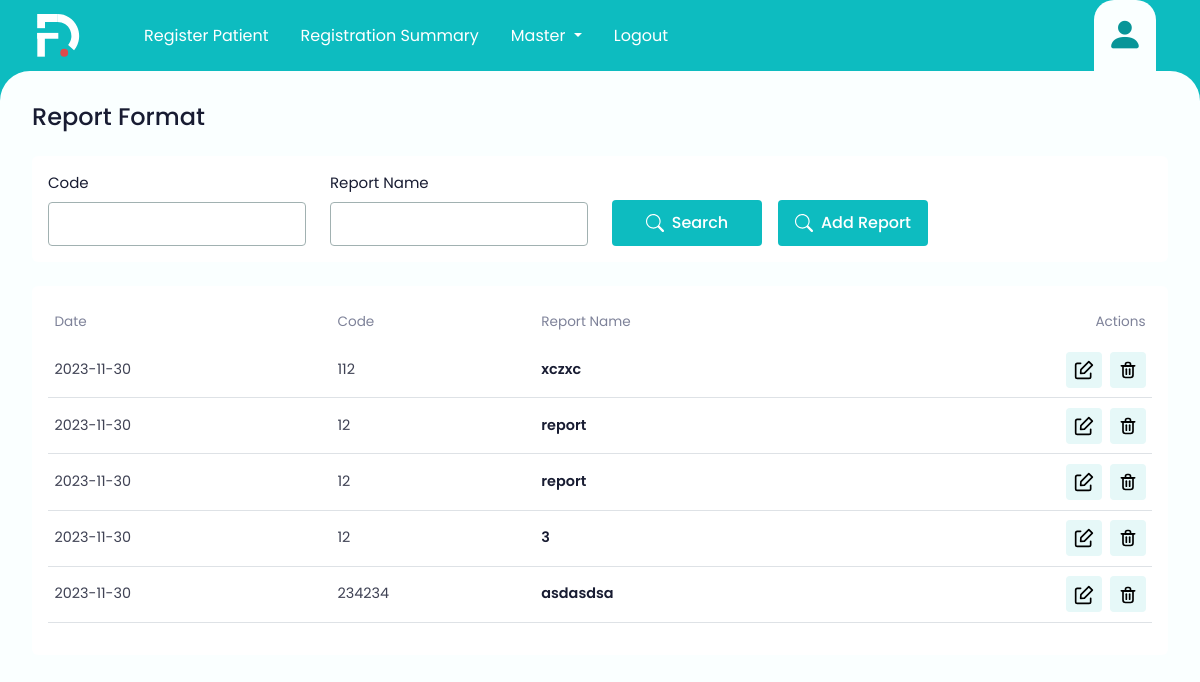
The app's page /reportformat, older data.
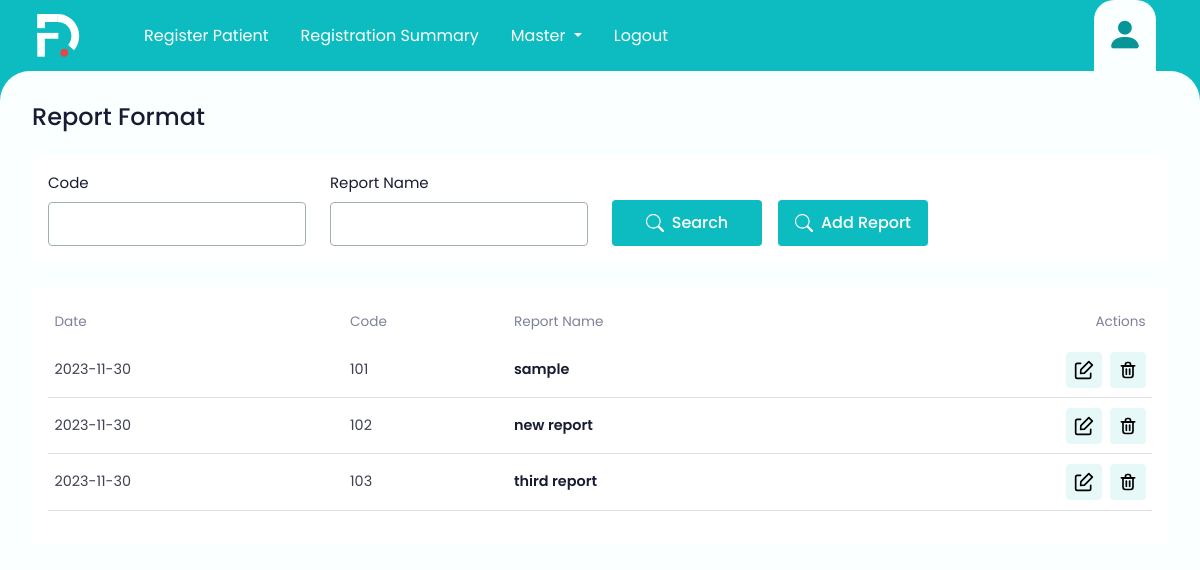
The same page, newer data.
### registrationsummary.py (models this page shows)
class reportformat(db.Model):
    id = db.Column(db.Integer, primary_key=True)
    Code = db.Column(db.String(50))
    reportname = db.Column(db.String(100))
    template = db.Column(db.String(50))
    current_date = datetime.now().date()

### registrationsummary.py (the view)
@app.route('/reportformat',methods=['GET','POST'])
def Reportformat():
    Reportformat = reportformat.query.all()
    return render_template('reportformat.html',Reportformat=Reportformat)

### templates/reportformat.html (shortened to what the changed rows need)
<!DOCTYPE html>
<html lang="en">
<head>
    <link  rel="stylesheet" href="{{url_for('static', filename='css/bootstrap.css') }}">
    <link  rel="stylesheet" href="{{url_for('static', filename='css/custom.css') }}">
    <link  rel="stylesheet" href="{{url_for('static', filename='css/web-icons.css') }}">
</head>
<body>
  <main>
    <div class="auto-scroll">
      <div class="bg-white rounded-2 p-3">
        <div class="table-responsive">
          <table class="table table-data">
            <thead>
              <tr>
                <th>Date</th>
                <th>Code</th>
                <th>Report Name</th>
                <th class="text-end">Actions</th>
              </tr>
            </thead>
            <tbody>
              {% for Reportformat in Reportformat %}
              <tr>
                <td class="text-nowrap">{{ Reportformat.current_date }}</td>
                <td>{{ Reportformat.Code }}</td>
                <td class="text-d-blue fw-semibold">{{ Reportformat.reportname }}</td>
                <td class="text-end">
                  <div class="d-flex gap-2 justify-content-end">
                      <button type="button" class="table-btn" onclick="navigateToEditreport({{ Reportformat.id }})">
                      </button>
                      <button type="button" class="table-btn" onclick="navigateTodeletereport({{ Reportformat.id }})">
                      </button>
                  </div>
                </td>
              </tr>
              {% endfor %}
            </tbody>
          </table>
        </div>
      </div>
    </div>
  </main>
</body>
</html>

Row changes from the older to the newer data that the page shows:
removed reportformat: current_date "2023-11-30", Code "112", reportname "xczxc"
removed reportformat: current_date "2023-11-30", Code "12", reportname "report"
removed reportformat: current_date "2023-11-30", Code "12", reportname "report"
removed reportformat: current_date "2023-11-30", Code "12", reportname "3"
removed reportformat: current_date "2023-11-30", Code "234234", reportname "asdasdsa"
added reportformat: current_date "2023-11-30", Code "101", reportname "sample"
added reportformat: current_date "2023-11-30", Code "102", reportname "new report"
added reportformat: current_date "2023-11-30", Code "103", reportname "third report"
